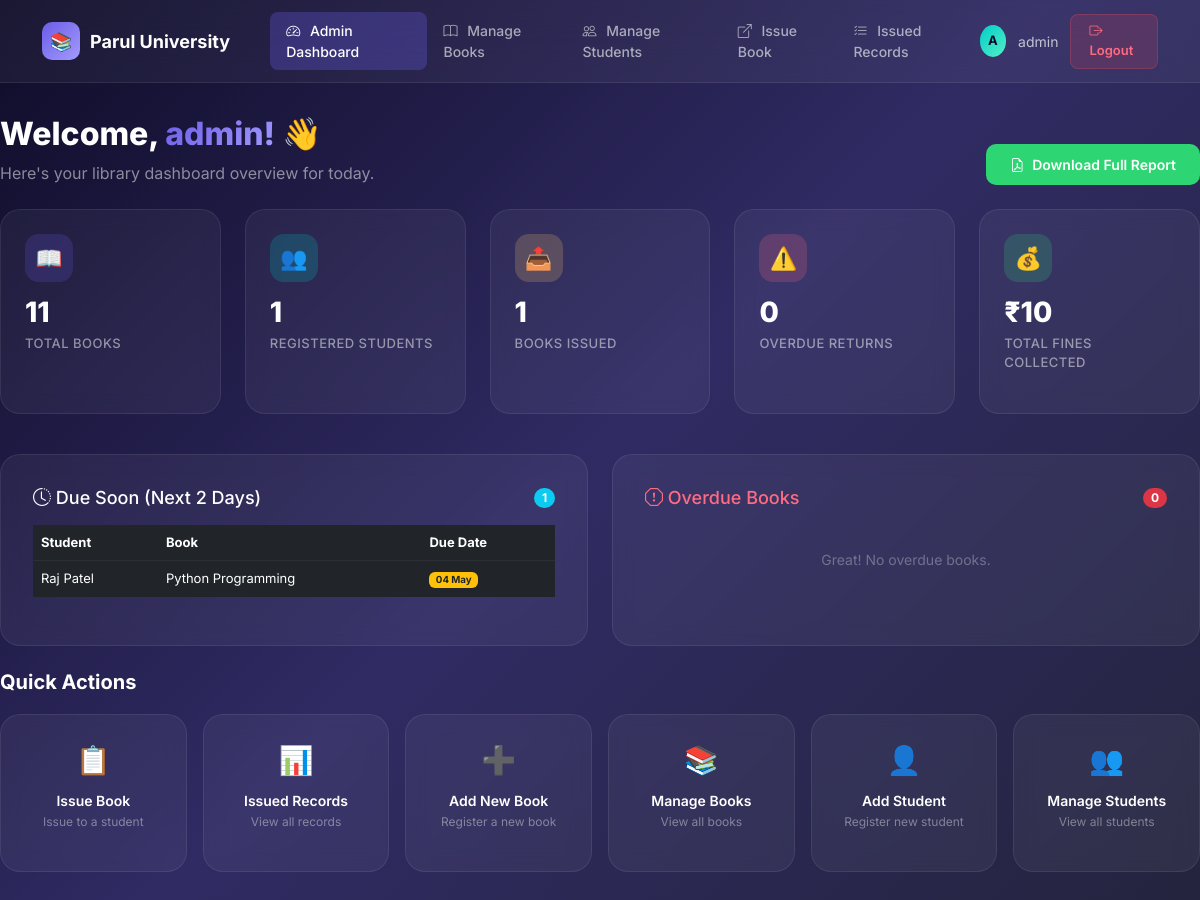
The page /dashboard/ (signed in) on the database its author committed.
### library_app/models.py (models this page shows, shortened)
class IssueRecord(models.Model):
    student = models.ForeignKey(
        Student,
        on_delete=models.CASCADE,
        related_name='issued_books',
        help_text="Select the student"
    )
    book = models.ForeignKey(
        Book,
        on_delete=models.CASCADE,
        related_name='issue_records',
        help_text="Select the book"
    )
    issue_date = models.DateField(auto_now_add=True, help_text="Date of issue (auto-filled)")
    due_date = models.DateField(help_text="Date by which book must be returned")
    return_date = models.DateField(
        null=True,
        blank=True,
        help_text="Date when book was returned (empty if not returned)"
    )
    class Meta:
        ordering = ['-issue_date']  # Most recent issues first
        verbose_name = "Issue Record"
        verbose_name_plural = "Issue Records"
    @property
    def fine_amount(self):
        if self.return_date and self.return_date > self.due_date:
            days_late = (self.return_date - self.due_date).days
            return days_late * 5
        return 0

class Student(models.Model):
    user = models.OneToOneField(
        User,
        on_delete=models.CASCADE,
        null=True,
        blank=True,
        related_name='student_profile'
    )
    name = models.CharField(max_length=200, help_text="Enter the student's full name")
    enrollment_no = models.CharField(
        max_length=20,
        unique=True,
        verbose_name="Enrollment No.",
        help_text="Enter unique enrollment number"
    )
    email = models.EmailField(help_text="Enter the student's email address")
    photo = models.ImageField(
        upload_to='students/',
        null=True,
        blank=True,
        help_text="Upload student photo"
    )
    class Meta:
        ordering = ['name']  # Students will be listed alphabetically by name
        verbose_name = "Student"
        verbose_name_plural = "Students"

class Book(models.Model):
    title = models.CharField(max_length=200, help_text="Enter the book title")
    author = models.CharField(max_length=200, help_text="Enter the author name")
    isbn = models.CharField(
        max_length=13,
        unique=True,
        verbose_name="ISBN",
        help_text="Enter 13-digit ISBN number"
    )
    quantity = models.PositiveIntegerField(default=1, help_text="Number of copies available")
    class Meta:
        ordering = ['title']  # Books will be listed alphabetically by title
        verbose_name = "Book"
        verbose_name_plural = "Books"

### library_app/views.py (the view)
# urls.py: path('dashboard/', views.dashboard_view, name='dashboard'),
@login_required
def dashboard_view(request):
    if not request.user.is_staff:
        return redirect('student_dashboard')
    today = timezone.now().date()
    two_days_later = today + timedelta(days=2)
    total_books = Book.objects.count()
    total_students = Student.objects.count()
    books_issued = IssueRecord.objects.filter(return_date__isnull=True).count()
    overdue_count = IssueRecord.objects.filter(return_date__isnull=True, due_date__lt=today).count()
    returned_records = IssueRecord.objects.filter(return_date__isnull=False)
    total_fines_collected = sum(record.fine_amount for record in returned_records)
    due_soon_list = IssueRecord.objects.filter(return_date__isnull=True, due_date__gte=today, due_date__lte=two_days_later).select_related('student', 'book')
    overdue_list = IssueRecord.objects.filter(return_date__isnull=True, due_date__lt=today).select_related('student', 'book')
    context = {
        'total_books': total_books,
        'total_students': total_students,
        'books_issued': books_issued,
        'overdue_count': overdue_count,
        'total_fines_collected': total_fines_collected,
        'due_soon_list': due_soon_list,
        'overdue_list': overdue_list,
    }
    return render(request, 'library_app/dashboard.html', context)

### library_app/templates/library_app/dashboard.html (shortened to what this page needs)
{% extends "library_app/base.html" %}
{% block content %}
<div class="d-flex justify-content-between align-items-end mb-4">
    <div>
        <h1 style="font-size: 32px; font-weight: 800; margin-bottom: 8px;">
            Welcome, <span style="background: linear-gradient(135deg, #6c5ce7, #a29bfe); -webkit-background-clip: text; -webkit-text-fill-color: transparent; background-clip: text;">{{ user.username }}!</span> 👋
        </h1>
        <p style="color: rgba(255,255,255,0.5); font-size: 16px; margin-bottom: 0;">Here's your library dashboard overview for today.</p>
    </div>
    <a href="{% url 'generate_pdf_report' %}" class="btn-primary-custom" style="background: #2ed573; border-color: #2ed573;">
        <i class="bi bi-file-earmark-pdf"></i> Download Full Report
    </a>
</div>
<div style="display: grid; grid-template-columns: repeat(auto-fit, minmax(220px, 1fr)); gap: 24px; margin-bottom: 40px;">
    <div class="glass-card" style="padding: 24px;">
        <div style="width: 48px; height: 48px; border-radius: 14px; display: flex; align-items: center; justify-content: center; font-size: 22px; margin-bottom: 14px; background: rgba(108,92,231,0.2);">📖</div>
        <h3 style="font-size: 28px; font-weight: 800; margin-bottom: 4px;">{{ total_books }}</h3>
        <p style="color: rgba(255,255,255,0.5); font-size: 13px; font-weight: 500; text-transform: uppercase; letter-spacing: 0.5px;">Total Books</p>
    </div>
    <div class="glass-card" style="padding: 24px;">
        <div style="width: 48px; height: 48px; border-radius: 14px; display: flex; align-items: center; justify-content: center; font-size: 22px; margin-bottom: 14px; background: rgba(0,206,201,0.2);">👥</div>
        <h3 style="font-size: 28px; font-weight: 800; margin-bottom: 4px;">{{ total_students }}</h3>
        <p style="color: rgba(255,255,255,0.5); font-size: 13px; font-weight: 500; text-transform: uppercase; letter-spacing: 0.5px;">Registered Students</p>
    </div>
    <div class="glass-card" style="padding: 24px;">
        <div style="width: 48px; height: 48px; border-radius: 14px; display: flex; align-items: center; justify-content: center; font-size: 22px; margin-bottom: 14px; background: rgba(253,203,110,0.2);">📤</div>
        <h3 style="font-size: 28px; font-weight: 800; margin-bottom: 4px;">{{ books_issued }}</h3>
        <p style="color: rgba(255,255,255,0.5); font-size: 13px; font-weight: 500; text-transform: uppercase; letter-spacing: 0.5px;">Books Issued</p>
    </div>
    <div class="glass-card" style="padding: 24px;">
        <div style="width: 48px; height: 48px; border-radius: 14px; display: flex; align-items: center; justify-content: center; font-size: 22px; margin-bottom: 14px; background: rgba(255,107,129,0.2);">⚠️</div>
        <h3 style="font-size: 28px; font-weight: 800; margin-bottom: 4px;">{{ overdue_count }}</h3>
        <p style="color: rgba(255,255,255,0.5); font-size: 13px; font-weight: 500; text-transform: uppercase; letter-spacing: 0.5px;">Overdue Returns</p>
    </div>
    <div class="glass-card" style="padding: 24px;">
        <div style="width: 48px; height: 48px; border-radius: 14px; display: flex; align-items: center; justify-content: center; font-size: 22px; margin-bottom: 14px; background: rgba(46,213,115,0.2);">💰</div>
        <h3 style="font-size: 28px; font-weight: 800; margin-bottom: 4px;">₹{{ total_fines_collected }}</h3>
        <p style="color: rgba(255,255,255,0.5); font-size: 13px; font-weight: 500; text-transform: uppercase; letter-spacing: 0.5px;">Total Fines Collected</p>
    </div>
</div>
<div class="row mt-4">
    <div class="col-md-6 mb-4">
        <div class="glass-card h-100">
            <div class="page-header mb-3">
                <h4 style="font-size: 18px; margin-bottom: 0;"><i class="bi bi-clock-history"></i> Due Soon (Next 2 Days)</h4>
                <span class="badge rounded-pill bg-info">{{ due_soon_list.count }}</span>
            </div>
            {% if due_soon_list %}
            <div class="table-responsive">
                <table class="table table-dark table-hover table-borderless" style="background: transparent; font-size: 13px;">
                    <thead>
                        <tr style="border-bottom: 1px solid rgba(255,255,255,0.05); color: rgba(255,255,255,0.4);">
                            <th>Student</th>
                            <th>Book</th>
                            <th>Due Date</th>
                        </tr>
                    </thead>
                    <tbody>
                        {% for record in due_soon_list %}
                        <tr>
                            <td>{{ record.student.name }}</td>
                            <td>{{ record.book.title }}</td>
                            <td><span class="badge bg-warning text-dark">{{ record.due_date|date:"d M" }}</span></td>
                        </tr>
                        {% endfor %}
                    </tbody>
                </table>
            </div>
            {% else %}
            <p class="text-center py-4" style="color: rgba(255,255,255,0.3); font-size: 14px;">No books due soon.</p>
            {% endif %}
        </div>
    </div>
    <div class="col-md-6 mb-4">
        <div class="glass-card h-100">
            <div class="page-header mb-3">
                <h4 style="font-size: 18px; margin-bottom: 0; color: #ff6b81;"><i class="bi bi-exclamation-octagon"></i> Overdue Books</h4>
                <span class="badge rounded-pill bg-danger">{{ overdue_list.count }}</span>
            </div>
            {% if overdue_list %}
            <div class="table-responsive">
                <table class="table table-dark table-hover table-borderless" style="background: transparent; font-size: 13px;">
                    <thead>
                        <tr style="border-bottom: 1px solid rgba(255,255,255,0.05); color: rgba(255,255,255,0.4);">
                            <th>Student</th>
                            <th>Book</th>
                            <th>Overdue</th>
                        </tr>
                    </thead>
                    <tbody>
                        {% for record in overdue_list %}
                        <tr style="color: #ff6b81;">
                            <td>{{ record.student.name }}</td>
                            <td>{{ record.book.title }}</td>
                            <td><span class="badge bg-danger">{{ record.overdue_days }} days</span></td>
                        </tr>
                        {% endfor %}
                    </tbody>
                </table>
            </div>
            {% else %}
            <p class="text-center py-4" style="color: rgba(255,255,255,0.3); font-size: 14px;">Great! No overdue books.</p>
            {% endif %}
        </div>
    </div>
</div>
<h2 style="font-size: 20px; font-weight: 700; margin-bottom: 20px;">Quick Actions</h2>
<div style="display: grid; grid-template-columns: repeat(auto-fit, minmax(180px, 1fr)); gap: 16px;">
    <a href="{% url 'issue_book' %}" class="glass-card" style="padding: 24px; text-align: center; text-decoration: none; color: #fff;">
        <div style="font-size: 28px; margin-bottom: 12px;">📋</div>
        <h4 style="font-size: 14px; font-weight: 600; margin-bottom: 4px;">Issue Book</h4>
        <p style="font-size: 12px; color: rgba(255,255,255,0.4);">Issue to a student</p>
    </a>
    <a href="{% url 'issued_list' %}" class="glass-card" style="padding: 24px; text-align: center; text-decoration: none; color: #fff;">
        <div style="font-size: 28px; margin-bottom: 12px;">📊</div>
        <h4 style="font-size: 14px; font-weight: 600; margin-bottom: 4px;">Issued Records</h4>
        <p style="font-size: 12px; color: rgba(255,255,255,0.4);">View all records</p>
    </a>
    <a href="{% url 'book_add' %}" class="glass-card" style="padding: 24px; text-align: center; text-decoration: none; color: #fff;">
        <div style="font-size: 28px; margin-bottom: 12px;">➕</div>
        <h4 style="font-size: 14px; font-weight: 600; margin-bottom: 4px;">Add New Book</h4>
        <p style="font-size: 12px; color: rgba(255,255,255,0.4);">Register a new book</p>
    </a>
    <a href="{% url 'book_list' %}" class="glass-card" style="padding: 24px; text-align: center; text-decoration: none; color: #fff;">
        <div style="font-size: 28px; margin-bottom: 12px;">📚</div>
        <h4 style="font-size: 14px; font-weight: 600; margin-bottom: 4px;">Manage Books</h4>
        <p style="font-size: 12px; color: rgba(255,255,255,0.4);">View all books</p>
    </a>
    <a href="{% url 'student_add' %}" class="glass-card" style="padding: 24px; text-align: center; text-decoration: none; color: #fff;">
        <div style="font-size: 28px; margin-bottom: 12px;">👤</div>
        <h4 style="font-size: 14px; font-weight: 600; margin-bottom: 4px;">Add Student</h4>
        <p style="font-size: 12px; color: rgba(255,255,255,0.4);">Register new student</p>
    </a>
    <a href="{% url 'student_list' %}" class="glass-card" style="padding: 24px; text-align: center; text-decoration: none; color: #fff;">
        <div style="font-size: 28px; margin-bottom: 12px;">👥</div>
        <h4 style="font-size: 14px; font-weight: 600; margin-bottom: 4px;">Manage Students</h4>
        <p style="font-size: 12px; color: rgba(255,255,255,0.4);">View all students</p>
    </a>
</div>
{% endblock %}

### library_app/templates/library_app/base.html (shortened to what this page needs)
<!DOCTYPE html>
<html lang="en">
<head>
    <link href="https://cdn.jsdelivr.net/npm/bootstrap@5.3.2/dist/css/bootstrap.min.css" rel="stylesheet">
    <link href="https://cdn.jsdelivr.net/npm/bootstrap-icons@1.11.3/font/bootstrap-icons.min.css" rel="stylesheet">
</head>
<body>
    <nav class="navbar navbar-expand-lg navbar-custom">
        <div class="container">
            <a class="navbar-brand" href="{% url 'dashboard' %}">
                <span class="brand-icon">📚</span>
                Parul University
            </a>
            <div class="collapse navbar-collapse" id="navbarNav">
                <ul class="navbar-nav me-auto ms-4">
                    {% if user.is_staff %}
                    <li class="nav-item">
                        <a class="nav-link {% if request.resolver_match.url_name == 'dashboard' %}active{% endif %}"
                           href="{% url 'dashboard' %}">
                            <i class="bi bi-speedometer2"></i> Admin Dashboard
                        </a>
                    </li>
                    <li class="nav-item">
                        <a class="nav-link {% if 'book' in request.resolver_match.url_name %}active{% endif %}"
                           href="{% url 'book_list' %}">
                            <i class="bi bi-book"></i> Manage Books
                        </a>
                    </li>
                    <li class="nav-item">
                        <a class="nav-link {% if 'student' in request.resolver_match.url_name %}active{% endif %}"
                           href="{% url 'student_list' %}">
                            <i class="bi bi-people"></i> Manage Students
                        </a>
                    </li>
                    <li class="nav-item">
                        <a class="nav-link {% if request.resolver_match.url_name == 'issue_book' %}active{% endif %}"
                           href="{% url 'issue_book' %}">
                            <i class="bi bi-box-arrow-up-right"></i> Issue Book
                        </a>
                    </li>
                    <li class="nav-item">
                        <a class="nav-link {% if request.resolver_match.url_name == 'issued_list' or request.resolver_match.url_name == 'return_book' %}active{% endif %}"
                           href="{% url 'issued_list' %}">
                            <i class="bi bi-list-check"></i> Issued Records
                        </a>
                    </li>
                    {% endif %}
                </ul>
                <div class="user-section">
                    <div class="user-avatar-sm">{{ user.username|first|upper }}</div>
                    <span class="user-name">{{ user.username }}</span>
                    <a href="{% url 'logout' %}" class="btn-logout">
                        <i class="bi bi-box-arrow-right"></i> Logout
                    </a>
                </div>
            </div>
        </div>
    </nav>
    <div class="container main-container">
        {% block content %}{% endblock %}
    </div>
</body>
</html>

### rows shown on the page
IssueRecord: student.name "Raj Patel", book "Python Programming", due_date "04 May"

### other values the page prints
{{ user.username|first|upper }} "A"
{{ user.username }} "admin"
{{ total_books }} "11"
{{ total_students }} "1"
{{ books_issued }} "1"
{{ overdue_count }} "0"
{{ total_fines_collected }} "10"
{{ due_soon_list.count }} "1"
{{ overdue_list.count }} "0"
